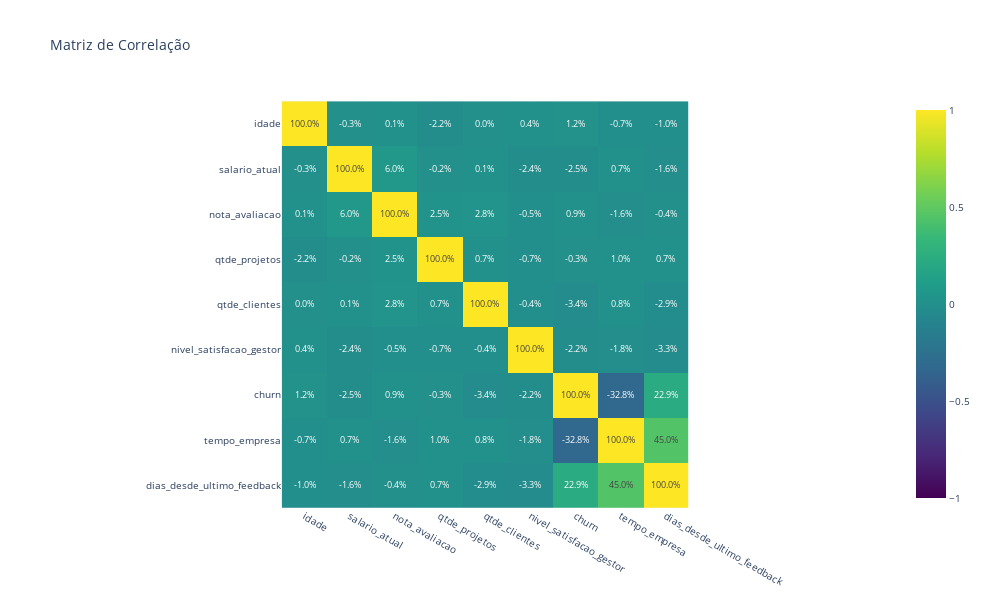

Notebook code for this chart:
### Code cell
# Matriz de Correlação
colunas_numericas = df_employees.select_dtypes(include=['int64', 'float64']).columns
corr_matrix = df_employees[colunas_numericas].corr()

fig = px.imshow(corr_matrix,
                title='Matriz de Correlação',
                color_continuous_scale='Viridis',
                zmin=-1,
                zmax=1)
fig.update_traces(text=corr_matrix, texttemplate='%{text:.1%}', textfont={'size': 9})
fig.update_layout(
    width=1000,
    height=600,
    title_font=dict(size=14),
    font=dict(size=10)
)

### Figure 1 — Plotly figure (JSON) as saved in the notebook; plotly's stock layout.template omitted (floating-point values rounded to 4 significant figures)
{"data": [{"coloraxis": "coloraxis", "hovertemplate": "x: %{x}<br>y: %{y}<br>color: %{z}<extra></extra>", "name": "0", "text": [[1, -0.003402, 0.0008867, -0.02179, -0.0001647, 0.003531, 0.01202, -0.006933, -0.009571], [-0.003402, 1, 0.06033, -0.001523, 0.001211, -0.02433, -0.02497, 0.007309, -0.0161], [0.0008867, 0.06033, 1, 0.02477, 0.02784, -0.004569, 0.008765, -0.01595, -0.003617], [-0.02179, -0.001523, 0.02477, 1, 0.007082, -0.007298, -0.003067, 0.009784, 0.007357], [-0.0001647, 0.001211, 0.02784, 0.007082, 1, -0.004121, -0.0342, 0.007591, -0.02857], [0.003531, -0.02433, -0.004569, -0.007298, -0.004121, 1, -0.0223, -0.01757, -0.03349], [0.01202, -0.02497, 0.008765, -0.003067, -0.0342, -0.0223, 1, -0.3277, 0.229], [-0.006933, 0.007309, -0.01595, 0.009784, 0.007591, -0.01757, -0.3277, 1, 0.4496], [-0.009571, -0.0161, -0.003617, 0.007357, -0.02857, -0.03349, 0.229, 0.4496, 1]], "textfont": {"size": 9}, "texttemplate": "%{text:.1%}", "type": "heatmap", "x": ["idade", "salario_atual", "nota_avaliacao", "qtde_projetos", "qtde_clientes", "nivel_satisfacao_gestor", "churn", "tempo_empresa", "dias_desde_ultimo_feedback"], "xaxis": "x", "y": ["idade", "salario_atual", "nota_avaliacao", "qtde_projetos", "qtde_clientes", "nivel_satisfacao_gestor", "churn", "tempo_empresa", "dias_desde_ultimo_feedback"], "yaxis": "y", "z": [[1, -0.003402, 0.0008867, -0.02179, -0.0001647, 0.003531, 0.01202, -0.006933, -0.009571], [-0.003402, 1, 0.06033, -0.001523, 0.001211, -0.02433, -0.02497, 0.007309, -0.0161], [0.0008867, 0.06033, 1, 0.02477, 0.02784, -0.004569, 0.008765, -0.01595, -0.003617], [-0.02179, -0.001523, 0.02477, 1, 0.007082, -0.007298, -0.003067, 0.009784, 0.007357], [-0.0001647, 0.001211, 0.02784, 0.007082, 1, -0.004121, -0.0342, 0.007591, -0.02857], [0.003531, -0.02433, -0.004569, -0.007298, -0.004121, 1, -0.0223, -0.01757, -0.03349], [0.01202, -0.02497, 0.008765, -0.003067, -0.0342, -0.0223, 1, -0.3277, 0.229], [-0.006933, 0.007309, -0.01595, 0.009784, 0.007591, -0.01757, -0.3277, 1, 0.4496], [-0.009571, -0.0161, -0.003617, 0.007357, -0.02857, -0.03349, 0.229, 0.4496, 1]]}], "layout": {"coloraxis": {"cmax": 1, "cmin": -1, "colorscale": [[0, "#440154"], [0.1111, "#482878"], [0.2222, "#3e4989"], [0.3333, "#31688e"], [0.4444, "#26828e"], [0.5556, "#1f9e89"], [0.6667, "#35b779"], [0.7778, "#6ece58"], [0.8889, "#b5de2b"], [1, "#fde725"]]}, "font": {"size": 10}, "height": 600, "title": {"font": {"size": 14}, "text": "Matriz de Correlação"}, "width": 1000, "xaxis": {"anchor": "y", "constrain": "domain", "domain": [0, 1], "scaleanchor": "y"}, "yaxis": {"anchor": "x", "autorange": "reversed", "constrain": "domain", "domain": [0, 1]}}}
